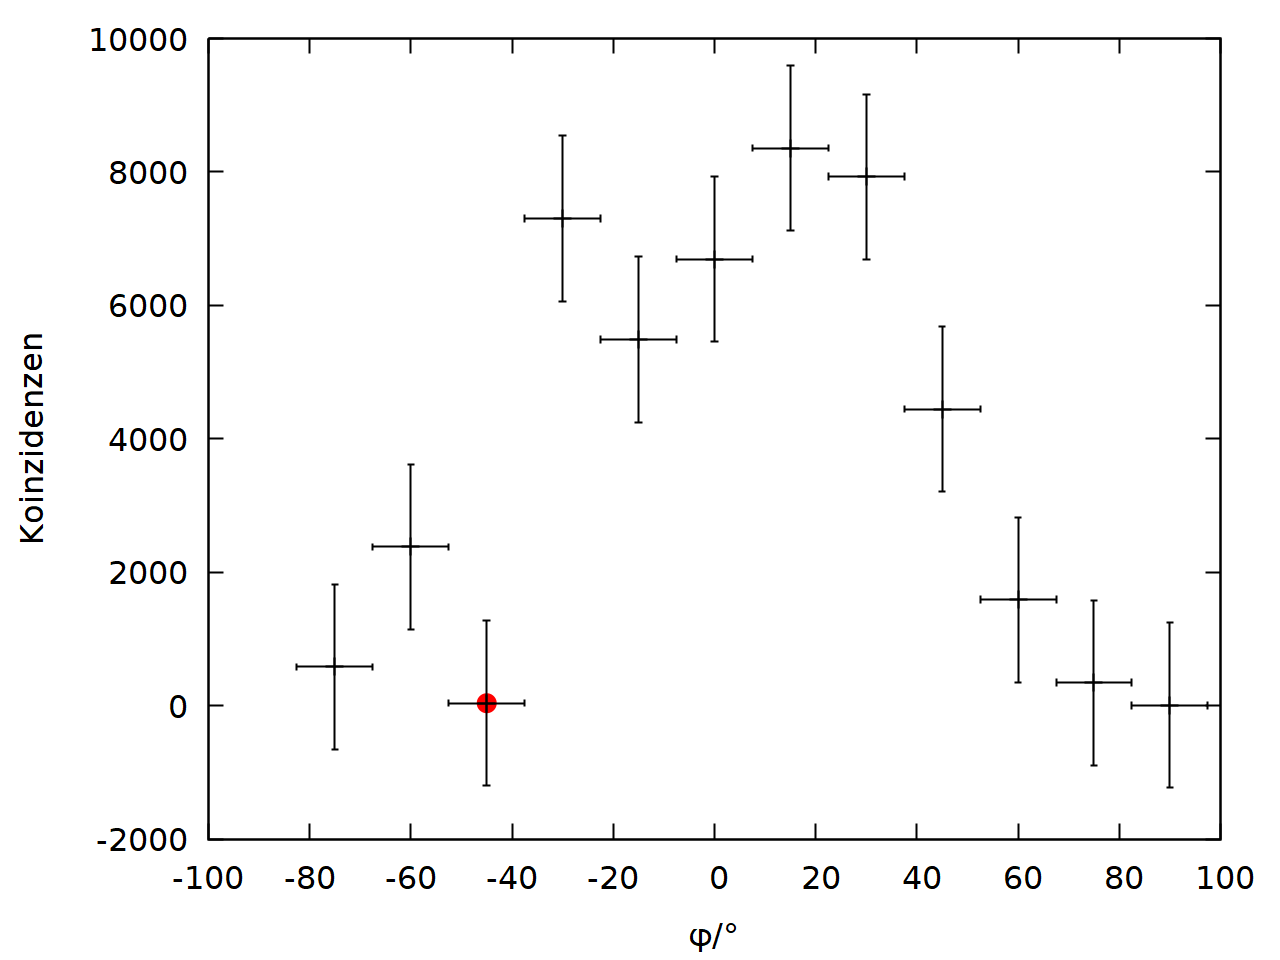

This chart was generated by the following gnuplot code:
reset
#set terminal postscript eps enhanced size 8in,6in  fontscale 2 linewidth 2
#set pointsize 3
#set title "Hg-Lampe"
set term pngcairo size 1280,960 fontscale 2 linewidth 2
set bars 0.5
show bars
set pointsize 3
set decimalsign ','


set ylabel "Koinzidenzen"
set xlabel "{/Symbol f}/°"
set key right top

set object circle at first -45,37 radius char 0.5 \
    fillcolor rgb 'red' fillstyle solid noborder

set output "winkel.png"
plot "winkel.txt" using 3:5:4:6 with xyerrorbars notitle lt rgb "black"


set ylabel "Koinzidenzen"
set xlabel "cos^2{/Symbol f}"
set key right bottom
set xrange [-0.1:1.1]
f(x) = a*x + b
a=7800
b=-150
fit f(x) "winkel2.txt" using 7:5:8:6 xyerrors via a,b

set output "winkel_cos.png"
plot "winkel2.txt" using 7:5:8:6 with xyerrorbars notitle lt rgb "black",\
	f(x) title "Regr." lt rgb "black"

	
set ylabel "Koinzidenzen"
set xlabel "{/Symbol f}/°"
set key right top
unset xrange

set object circle at first -45,37 radius char 0.5 \
    fillcolor rgb 'red' fillstyle solid noborder

set output "winkel_ges.png"
plot "winkel.txt" using 3:5:4:6 with xyerrorbars notitle lt rgb "black",\
	a*cos(x/180*pi)**2 + b title "Regr." lt rgb "black"
	
	

set ylabel "Koinzidenzen"
set xlabel "cos^2{/Symbol f}"
set key right bottom
set xrange [-0.1:1.1]
f(x) = a*(x**n) + b
a=7800
b=-150
n=1
fit f(x) "winkel2.txt" using 7:5:8:6 xyerrors via a,b,n

set output "winkel_cos_n.png"
plot "winkel2.txt" using 7:5:8:6 with xyerrorbars notitle lt rgb "black",\
	f(x) title "Regr." lt rgb "black"